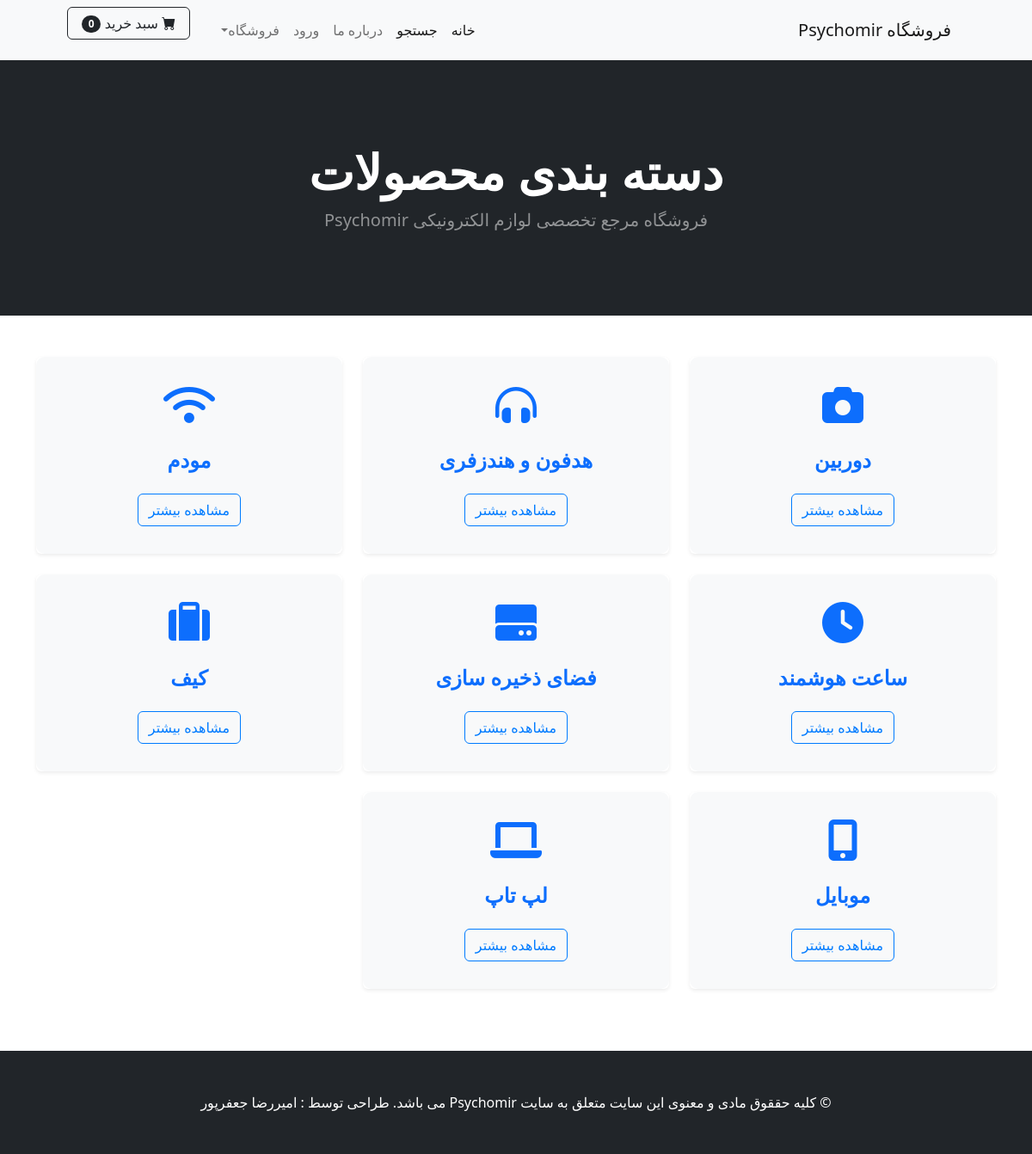
The page /category/ on the database its author committed.
### shop/models.py (models this page shows, shortened)
class Category(models.Model):
    name = models.CharField(max_length=20)  # نام دسته‌بندی (مثلاً: موبایل، پوشاک و ...)

### shop/views.py (the view)
# urls.py: path('category/', views.category_summary, name="category_summary"),  # نمایش خلاصه‌ای از تمام دسته‌بندی‌ها
def category_summary(request):
    all_cat = Category.objects.all()
    return render(request, 'category_summary.html', {'category': all_cat})

### cart/cart.py (called while the page is built)
    def __len__(self):
        return len(self.cart)

### cart/context_processors.py (called while the page is built)
def cart(request):
    return {'cart': Cart(request)}  # سبد خرید جاری را به کانتکست اضافه می‌کند.

### shop/templates/category_summary.html (shortened to what this page needs)
{% extends 'base.html' %}
{% block content %}
<header class="bg-dark py-5">
    <div class="container px-4 px-lg-5 my-5">
        <div class="text-center text-white">
            <h1 class="display-4 fw-bolder">دسته بندی محصولات</h1>
            <p class="lead fw-normal text-white-50 mb-0">فروشگاه مرجع تخصصی لوازم الکترونیکی Psychomir</p>
            <link rel="stylesheet" href="https://cdnjs.cloudflare.com/ajax/libs/font-awesome/6.0.0-beta3/css/all.min.css">
        </div>
    </div>
</header>
<br><br>
<div class="container">
    <div class="row">
        {% for cat in category %}
        <div class="col-lg-4 col-md-6 mb-4">
            <div class="card category-card shadow-sm border-0 rounded-lg">
                <div class="card-body text-center">
                    {% if cat.name == 'دوربین' %}
                        <i class="fas fa-3x fa-camera text-primary mb-3"></i>
                    {% elif cat.name == 'هدفون و هندزفری' %}
                        <i class="fas fa-3x fa-headphones-alt text-primary mb-3"></i>
                    {% elif cat.name == 'مودم' %}
                        <i class="fas fa-3x fa-wifi text-primary mb-3"></i>
                    {% elif cat.name == 'ساعت هوشمند' %}
                        <i class="fas fa-3x fa-clock text-primary mb-3"></i>
                    {% elif cat.name == 'فضای ذخیره سازی' %}
                        <i class="fas fa-3x fa-hdd text-primary mb-3"></i>
                    {% elif cat.name == 'کیف' %}
                        <i class="fas fa-3x fa-suitcase text-primary mb-3"></i>
                    {% elif cat.name == 'موبایل' %}
                        <i class="fas fa-3x fa-mobile-alt text-primary mb-3"></i>
                    {% elif cat.name == 'لپ تاپ' %}
                        <i class="fas fa-3x fa-laptop text-primary mb-3"></i>
                    {% endif %}
                    <h5 class="card-title text-primary">{{ cat.name }}</h5>
                    <a href="{% url 'category' cat.name %}" class="btn btn-outline-primary mt-3">مشاهده بیشتر</a>
                </div>
            </div>
        </div>
        {% endfor %}
    </div>
</div>
<br><br>
{% endblock %}

### shop/templates/category_summary.html (style rules this page uses)
.category-card { transition: transform 0.3s ease, box-shadow 0.3s ease; }
.card-body { padding: 2rem; background-color: #f8f9fa; border-radius: 10px; text-align: center; }
.card-title { font-size: 1.5rem; font-weight: bold; margin-top: 10px; }
.btn-outline-primary { border-color: #007bff; color: #007bff; transition: background-color 0.3s ease; }
.fas { color: #007bff; transition: color 0.3s ease; }

### rows shown on the page
Category: name "دوربین"
Category: name "هدفون و هندزفری"
Category: name "مودم"
Category: name "ساعت هوشمند"
Category: name "فضای ذخیره سازی"
Category: name "کیف"
Category: name "موبایل"
Category: name "لپ تاپ"

### other values the page prints
{{ cart|length }} "0"
